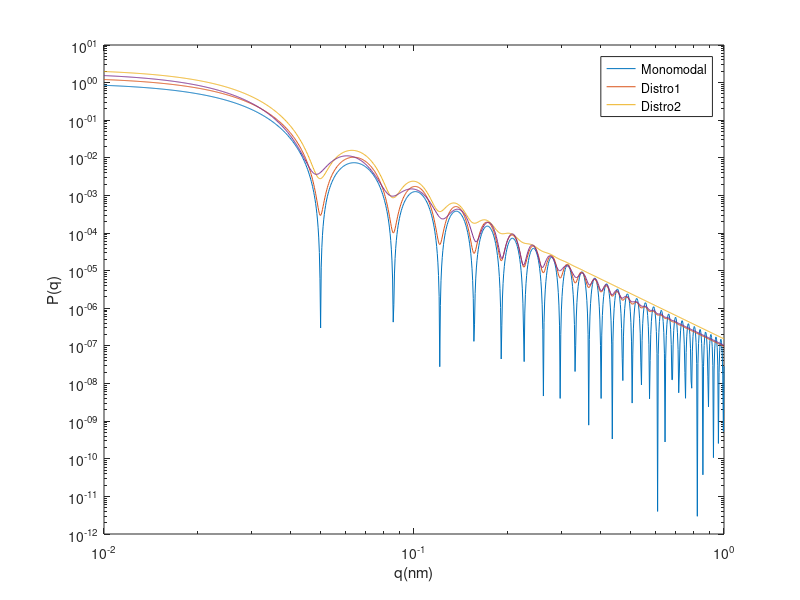

MATLAB code for this plot:
P = @(q,R) (3*(R.^3).*(sin(q.*R) - q.*R.*cos(q.*R))./(q.*R).^3).^2;  %Single particle form factor

q = logspace(-2,0,1000)'; %q-space

%Simpson Integration
Ng = 1001; %Grid Integration
R = linspace(50,130,Ng)'; %R-space
c = [4*ones(1,(Ng-3)/2);2*ones(1,(Ng-3)/2)]; %Simpson rule for coeff
c = c(:);
h = (R(end) - R(1))/(Ng-1);
c = (h/3)*[1;c;4;1];
[cM,~] = meshgrid(c,q);
[RM,qM] = meshgrid(R,q);
Kernel = P(qM,RM);
A = cM.*Kernel;

Rm = 90;
Rstd1 = 2;
Rstd2 = 5;
Rd1 = (1/sqrt(2*pi*Rstd1))*exp(-(R - Rm).^2/(2*Rstd1^2)); %R distribution (mean=Rm,std=Rstd1)
Rd2 = (1/sqrt(2*pi*Rstd2))*exp(-(R - Rm).^2/(2*Rstd2^2)); %R distribution (mean=Rm,std=Rstd2)
Rd3 = (1/sqrt(2*pi*Rstd1))*exp(-(R - Rm).^2/(2*Rstd1^2))*0.8 + ...
       (1/sqrt(2*pi*Rstd1))*exp(-(R - Rm - 15).^2/(2*Rstd1^2))*0.2;

norm = 1/Rm^6;
y0 = norm*P(q,Rm); %P(q) for monomodal distro 
y1 = norm*A*Rd1; %P(q) from distro 1
y2 = norm*A*Rd2; %P(q) from distro 2
y3 = norm*A*Rd3; %P(q) from distro 2


loglog(q,y0,q,y1,q,y2,q,y3)
xlabel('q(nm)')
ylabel('P(q)')
legend('Monomodal','Distro1','Distro2')



